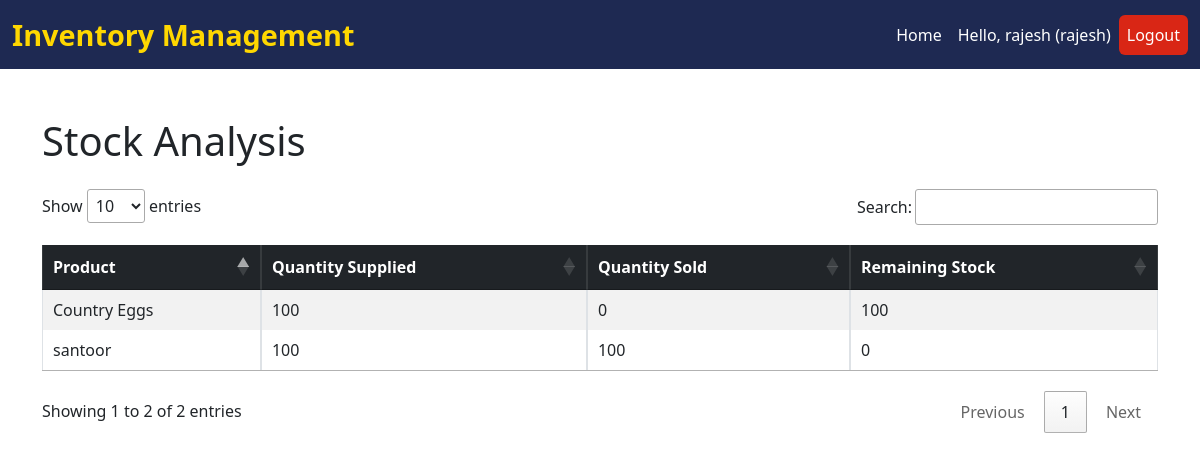
/stock-analysis/ (signed in), run on an earlier commit of the app's database.
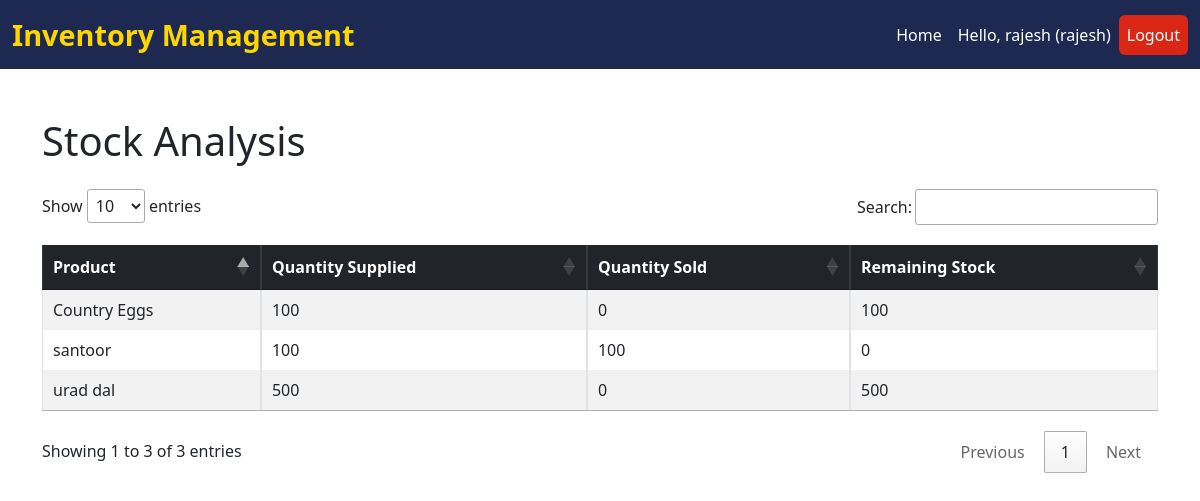
And on a later commit of the database.
### stock_analysis/models.py (models this page shows, shortened)
class SupplierProduct(models.Model):
    supplier = models.ForeignKey(Supplier, on_delete=models.CASCADE,null=True, blank=True)  # Link to Supplier
    name = models.CharField(max_length=100, default="Unknown Product")  # Default name
    category = models.CharField(max_length=50, blank=True, null=True)  # Product category
    selling_price_per_unit=models.DecimalField(default=0, max_digits=10, decimal_places=2, null=True, blank=True)
    stock_quantity = models.IntegerField(default=0)  # Current stock quantity
    cost_price = models.DecimalField(max_digits=10, decimal_places=2)  # Cost price per unit
    supplied_date = models.DateField(auto_now_add=True)  # Date of supply

### stock_analysis/views.py (the view)
# urls.py: path('stock-analysis/',login_required(views.stock_analysis_list), name='stock_analysis_list'),
def stock_analysis_list(request):
    supplier_products = SupplierProduct.objects.all()
    stock_analysis_data = []
    for supplier_product in supplier_products:
        quantity_supplied = supplier_product.stock_quantity
        quantity_sold = Sale.objects.filter(supplier_product=supplier_product).aggregate(Sum('quantity_sold'))['quantity_sold__sum'] or 0
        remaining_stock = quantity_supplied - quantity_sold
        stock_analysis_data.append({
            'product_name': supplier_product.name,  # Use 'name' field from SupplierProduct
            'quantity_supplied': quantity_supplied,
            'quantity_sold': quantity_sold,
            'remaining_stock': remaining_stock,
        })
    return render(request, 'stock_analysis_list.html', {'stock_analysis_data': stock_analysis_data})

### stock_analysis/templates/stock_analysis_list.html (shortened to what this page needs)
{% extends 'index.html' %}
{% block content %}
<div class="container mt-5">
    <h1 class="mb-4">Stock Analysis</h1>
    <div class="table-responsive">
        <table id="stockAnalysisTable" class="table table-striped table-hover table-bordered mb-3">
            <thead class="table-dark">
                <tr>
                    <th>Product</th>
                    <th>Quantity Supplied</th>
                    <th>Quantity Sold</th>
                    <th>Remaining Stock</th>
                </tr>
            </thead>
            <tbody>
                {% for item in stock_analysis_data %}
                    <tr>
                        <td>{{ item.product_name }}</td>
                        <td>{{ item.quantity_supplied }}</td>
                        <td>{{ item.quantity_sold }}</td>
                        <td>{{ item.remaining_stock }}</td>
                    </tr>
                {% empty %}
                    <tr>
                        <td colspan="4" class="text-center">No data available</td>
                    </tr>
                {% endfor %}
            </tbody>
        </table>
    </div>
</div>
<link rel="stylesheet" href="https://cdn.datatables.net/1.13.6/css/jquery.dataTables.min.css">
{% endblock %}

### stock_analysis/templates/index.html (shortened to what this page needs)
<!DOCTYPE html>
<html lang="en">
    <head>
        <link href="https://cdn.jsdelivr.net/npm/bootstrap@5.3.0/dist/css/bootstrap.min.css" rel="stylesheet">
        <link href="https://cdnjs.cloudflare.com/ajax/libs/font-awesome/6.0.0-beta3/css/all.min.css" rel="stylesheet">
    </head>
    <body>
        <nav class="navbar navbar-expand-lg">
            <div class="container-fluid">
                <a class="navbar-brand" href="{% url 'home' %}">Inventory Management</a>
                <div class="collapse navbar-collapse" id="navbarNav">
                    <ul class="navbar-nav ms-auto">
                        <li class="nav-item">
                            <a class="nav-link {% if request.resolver_match.url_name == 'home' %}active{% endif %}" href="{% url 'home' %}">Home</a>
                        </li>
                        {% if request.session.user_name %}
                        <li class="nav-item">
                            <a class="nav-link" href="#">Hello, {{ request.session.user_name }} ({{ request.session.user_role }})</a>
                        </li>
                        {% endif %}
                        <li class="nav-item">
                            <a class="nav-link btn btn-danger text-white" href="{% url 'logout' %}">Logout</a>
                        </li>
                    </ul>
                </div>
            </div>
        </nav>
    {% block content %}
    {% endblock %}
</body>
</html>

### stock_analysis/templates/index.html (style rules this page uses)
.navbar { background-color: #1E2952; }
.navbar-brand { color: #FFD700 !important; font-weight: bold; font-size: 1.8rem; transition: color 0.3s ease-in-out; }
.nav-link { color: #FFFFFF !important; transition: color 0.3s ease-in-out; }
.btn-danger { background-color: #d92615 !important; border: none; }

What changed in the data, as far as the page shows it:
added SupplierProduct: product_name "urad dal"
Also different on the page:
text written by a page script: "Show entries Search: Showing 1 to 2 of 2 entries Previous 1 Next" → "Show entries Search: Showing 1 to 3 of 3 entries Previous 1 Next"
new list line: "500 0 500"
